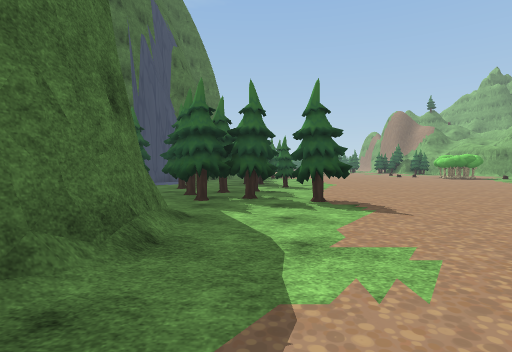
view 1 (above)

24 first-person views from a walk through a 3-D level made in the Unity game engine. The camera is 1.3 m above the floor, tilts 2° down and sees 80° across. The floor is counted in squares, 2 m on a side. Each view is taken from the middle of a square. On the plan, view 1 faces up. The plan holds only what a view shows up to about 10 squares ahead; the rest is blank. The place goes on beyond the plan. The player is left out. Some surface patterns are stand-ins.

view 2
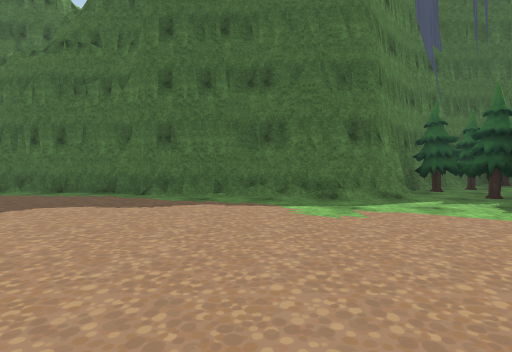

view 3
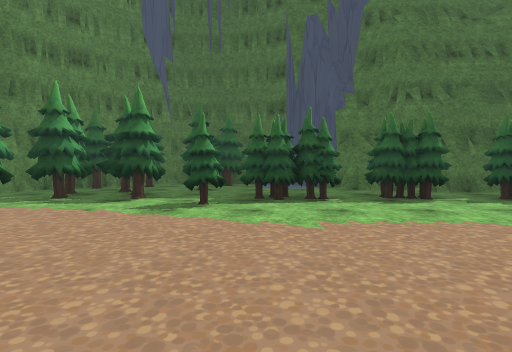

view 4
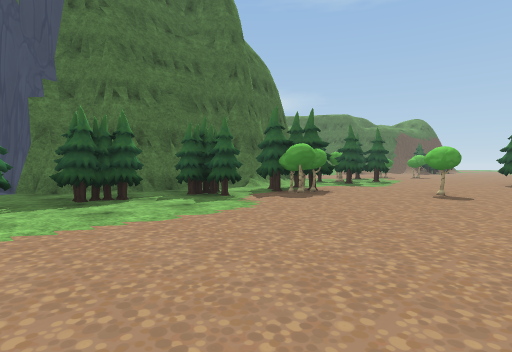

view 5
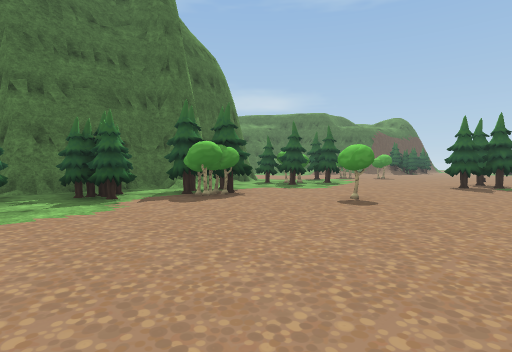

view 6
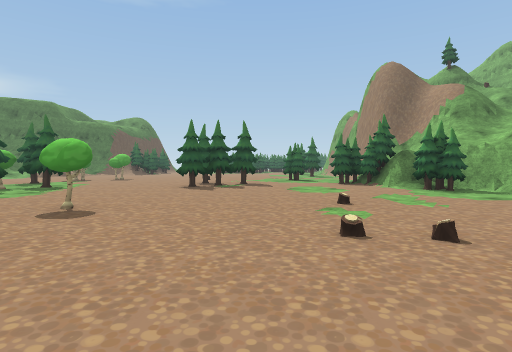

view 7
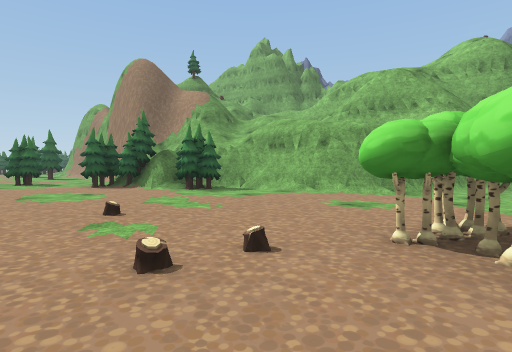

view 8
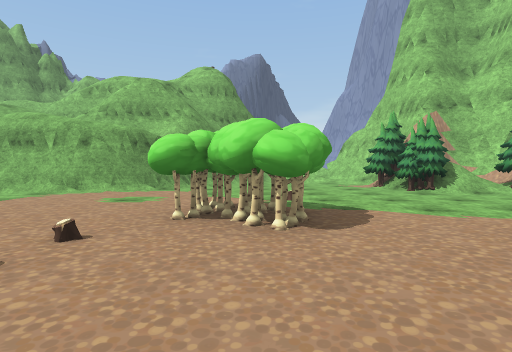

view 9
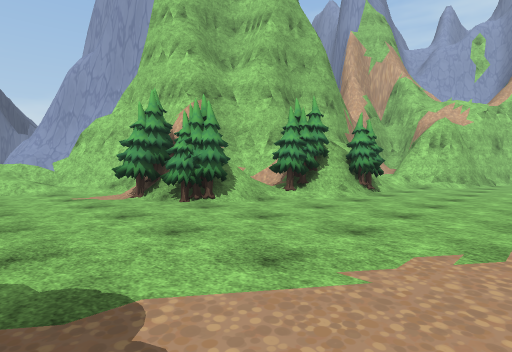

view 10
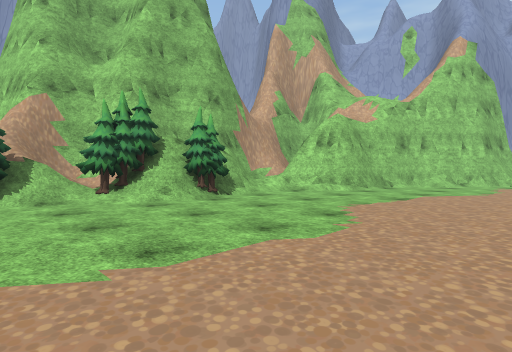

view 11
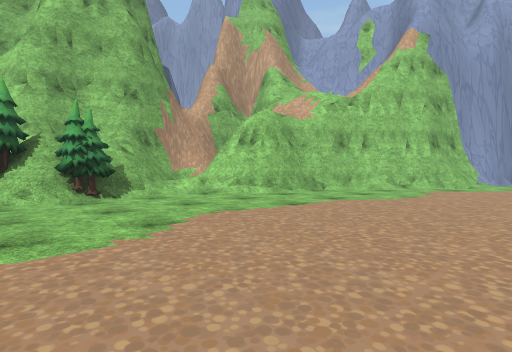

view 12
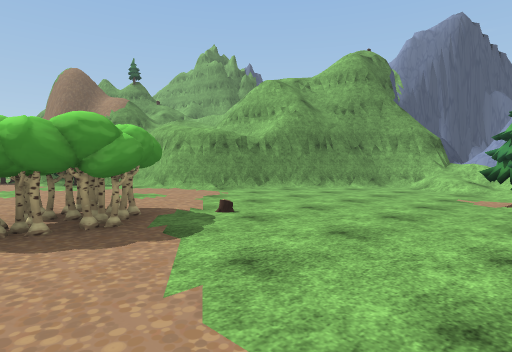

view 13
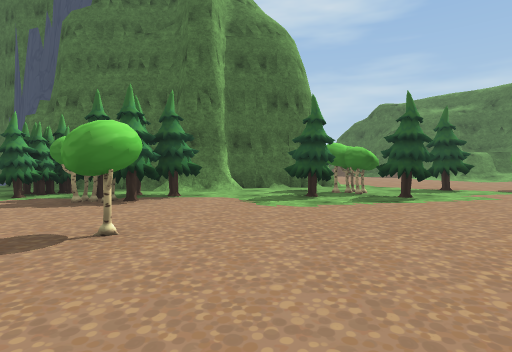

view 14
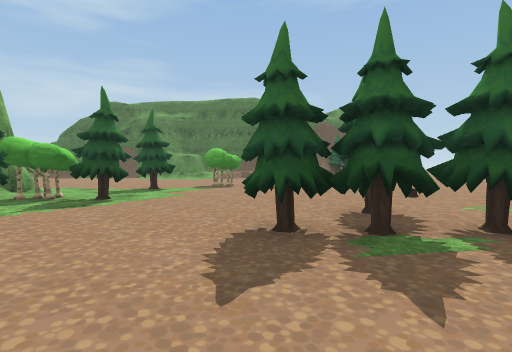

view 15
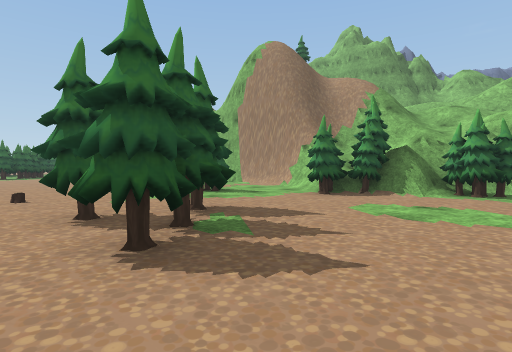

view 16
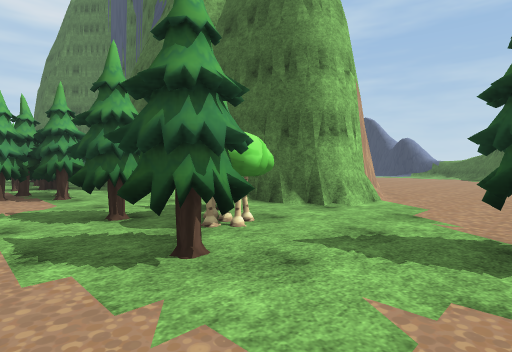

view 17
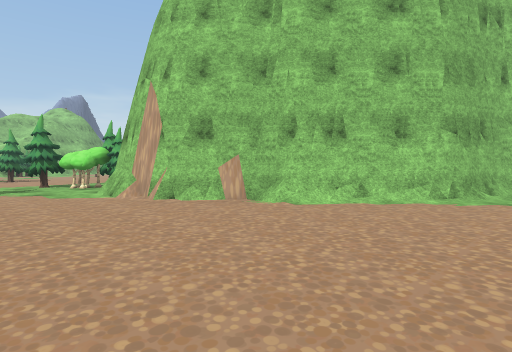

view 18
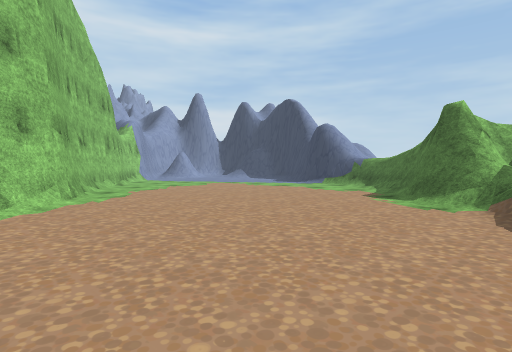

view 19
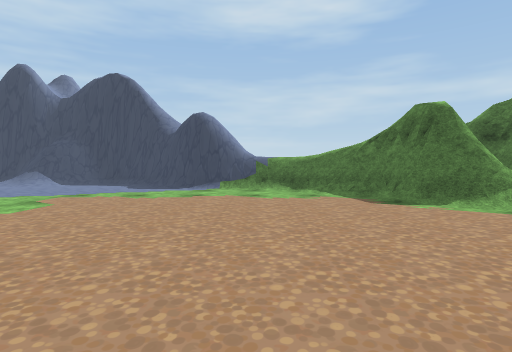

view 20
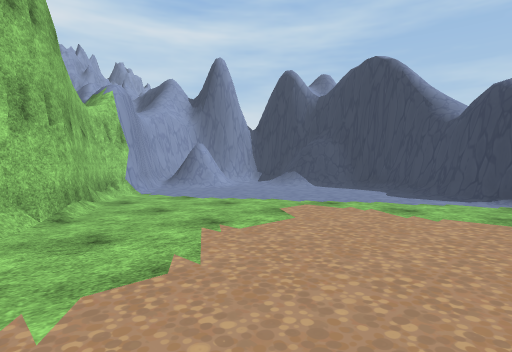

view 21
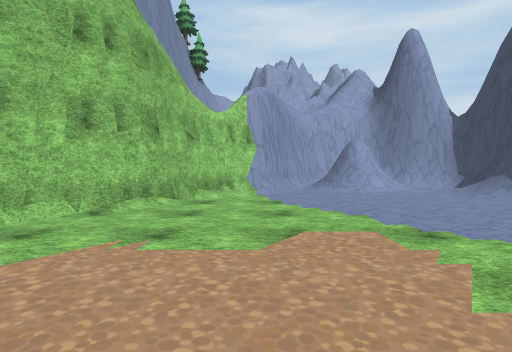

view 22
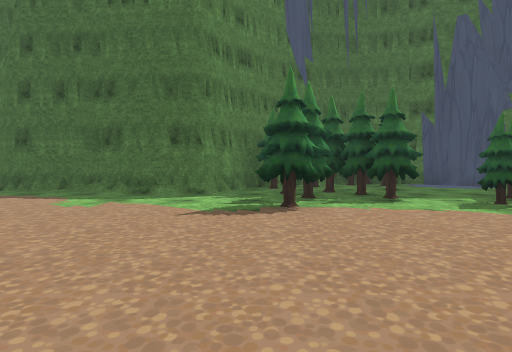

view 23
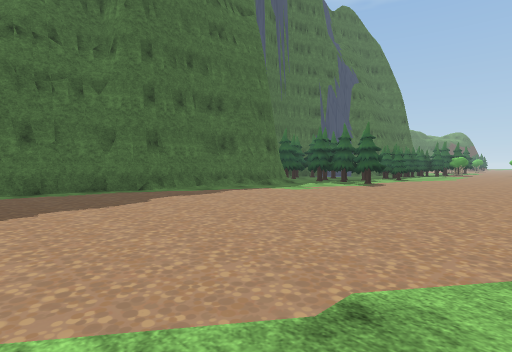

view 24
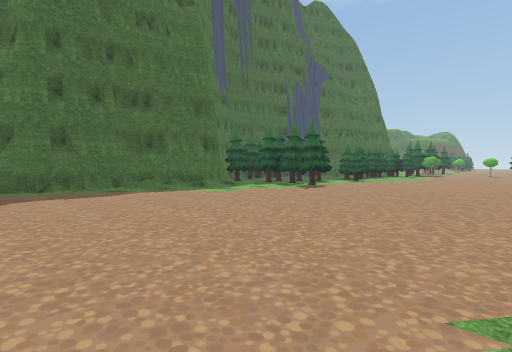

### Floor plan
Key: @ floor where view 1 was taken; # wall or solid block; . floor; / step, stairs or slope; = window, fence, low wall or low ledge; ^ raised ledge; v drop or lower ground; T tree; O other object.
Columns run from 19 left of view 1 to 21 right of it. Each row starts with its distance up from view 1.
 25     ##  ....... ..T.....TTT..TT^
 24     ###.................TT....T
 23     ##..............T...T.....#T#
 22    ^#.........####.#...........T##
 21   ^^.........##  #TTT............#
 20   ^.........##   #...............#
 19   #........##    ##....#.........#
 18  ##.......##     ##TT............###
 17 ##/.......#      #.TT............./##
 16 #/.......##      #.T.........#...../###
 15 #........#       #.TT.......###......##
 14 #.......##       #.................../##
 13 #=...../#       ##.T................//==v
 12 #/....###      ##.........  ......T.//###
 11 #./####        ....T............TTT ###
 10 ##/##          ....T............/T##
  9  ###          OT.T..T...........T##
  8               #O.T.T............T##
  7               ##TTT............T##
  6                #TTTTT........../##
  5                ##T..T..........//#
  4                 ##/.........../#=#
  3                  #/...........####
  2                  #/...........#
  1                  #.........../#
  0                  #.@......../##
 -1                  #.........###
 -2                 ##.........#
 -3                 #..........#
 -4                 #..........#
 -5                 #.  ......

Where each view was taken, in squares from view 1:
view 1: 0 up, 0 right, facing up
view 2: 1 up, 5 right, facing left
view 3: 10 up, 6 right, facing left
view 4: 11 up, 6 right, facing up-left
view 5: 13 up, 7 right, facing up-left
view 6: 14 up, 7 right, facing up
view 7: 15 up, 7 right, facing up-right
view 8: 15 up, 6 right, facing right
view 9: 14 up, 9 right, facing down-right
view 10: 11 up, 7 right, facing down-right
view 11: 9 up, 6 right, facing down-right
view 12: 11 up, 9 right, facing up-right
view 13: 20 up, 7 right, facing left
view 14: 21 up, 7 right, facing up-left
view 15: 21 up, 4 right, facing up-right
view 16: 25 up, 2 right, facing down-left
view 17: 25 up, 10 left, facing down-right
view 18: 25 up, 7 left, facing down-left
view 19: 20 up, 8 left, facing left
view 20: 19 up, 10 left, facing down-left
view 21: 19 up, 13 left, facing down
view 22: 5 up, 6 right, facing left
view 23: 5 down, 6 right, facing up-left
view 24: 3 down, 7 right, facing up-left
